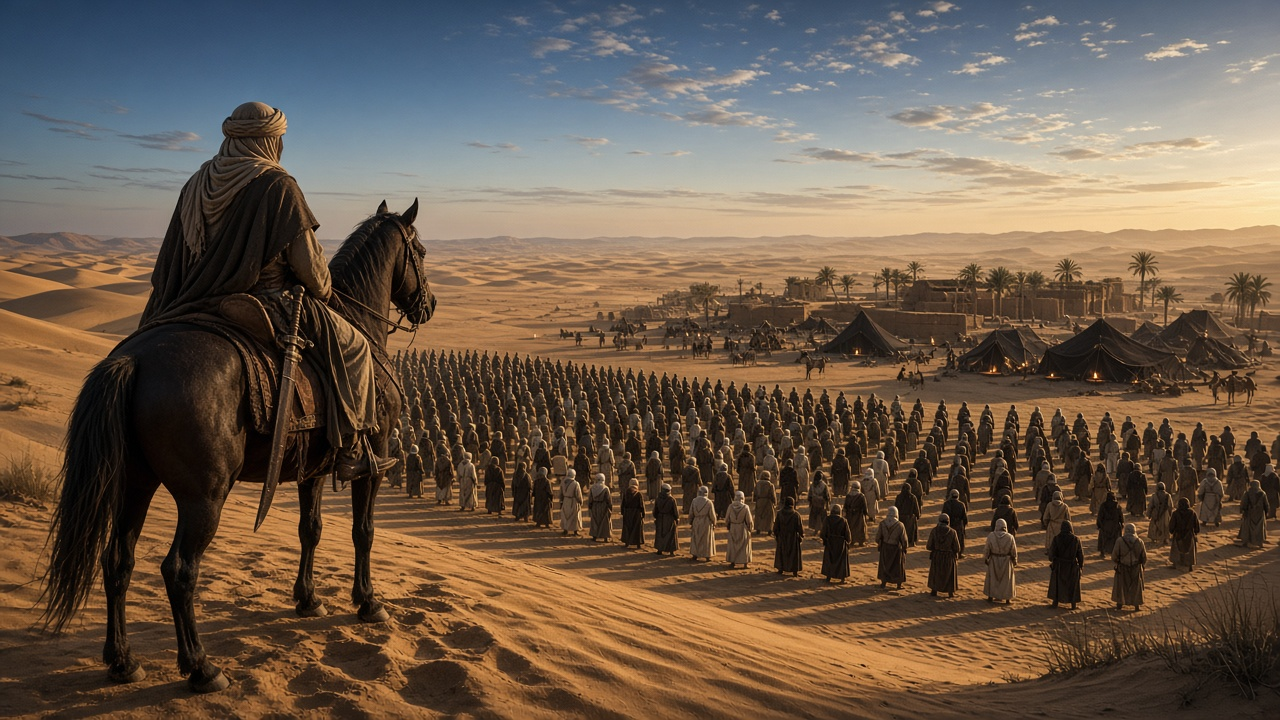
#> input picture ops/research/islam-khalid-2026-11-27/images/S01.jpg, 1280 x 720 px, given in place of TA_bg.jpg, which was not available
$ python mkthumbs_hk.py
#> lines starting #> are read from the running program, lines starting #| are printed output that depends on the picture
"""مصغّرتا الفيلم 1: النص يُضاف بالكود (لا نص مولَّد). 1280x720."""
from PIL import Image, ImageDraw, ImageFont, ImageFilter, ImageEnhance
B='/workspace/hikayat-factory/film1/images/'
FONT='/usr/share/fonts/truetype/sand-box/google/Cairo/Cairo-VariableFont_slnt,wght.ttf'
def font(sz):
    f=ImageFont.truetype(FONT,sz,layout_engine=ImageFont.Layout.RAQM)
    try: f.set_variation_by_name('Black')
    except Exception: pass
    return f
def make(bg,out,lines,side,accent):
#> called with bg = 'TA_bg.jpg', out = 'thumb-a.jpg', side = 'right', accent = (212, 160, 60)
    im=Image.open(B+bg).convert('RGB').resize((1280,720),Image.LANCZOS)
#> im is the input picture: PIL image 1280x720 RGB; mean R, G, B 108, 91.3, 76
    im=ImageEnhance.Contrast(im).enhance(1.15)
    # تعتيم جانب النص
    grad=Image.new('L',(1280,720),0); g=ImageDraw.Draw(grad)
#> after `grad = Image.new('L', (1280, 720), 0)`: grad: PIL image 1280x720 L; every value is 0
    for x in range(1280):
        t = (x-640)/640 if side=='right' else (640-x)/640
        g.line([(x,0),(x,720)],fill=int(max(0,min(1,t))*170))
    im=Image.composite(Image.new('RGB',(1280,720),(5,8,12)),im,grad)
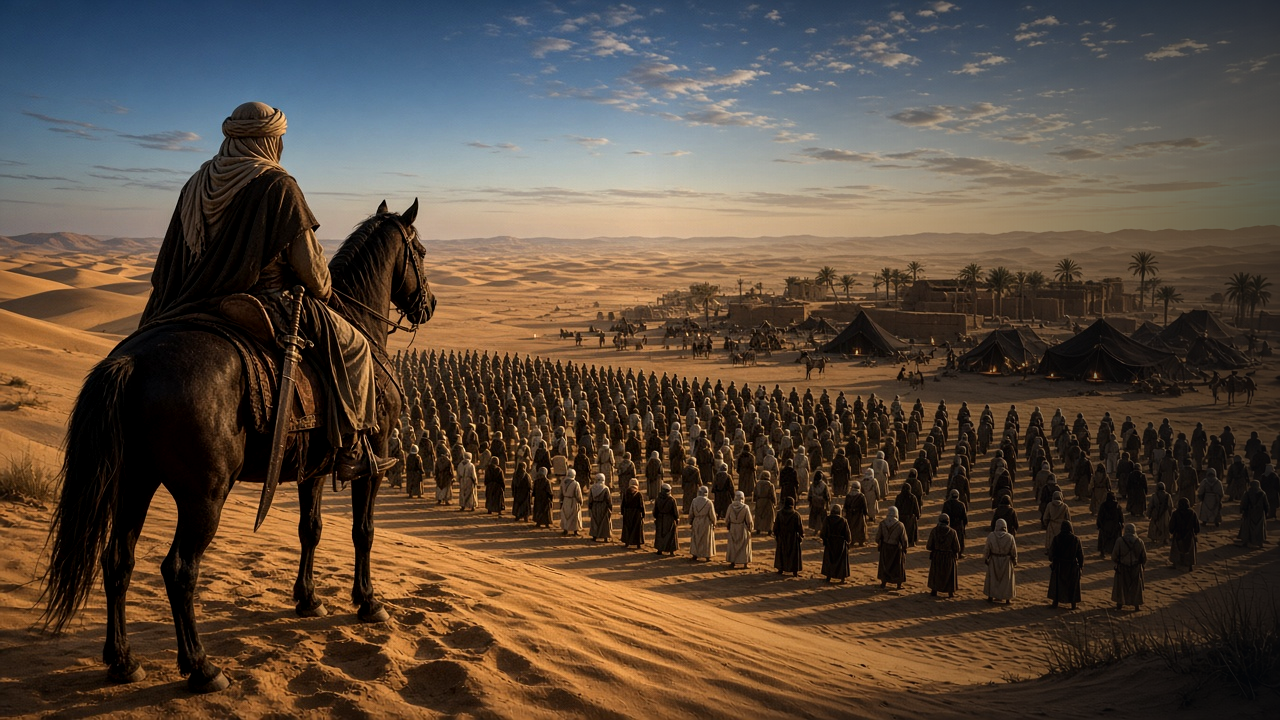
#> im: PIL image 1280x720 RGB; mean R, G, B 90, 75, 62
    d=ImageDraw.Draw(im)
    y=170
    for txt,sz,col in lines:
        f=font(sz)
        w=d.textlength(txt,font=f,direction='rtl',language='ar')
        x = 1280-70-w if side=='right' else 70
        for dx,dy in [(-4,4),(4,4),(0,6),(-3,-3),(3,-3)]:
            d.text((x+dx,y+dy),txt,font=f,fill=(0,0,0),direction='rtl',language='ar')
        d.text((x,y),txt,font=f,fill=col,direction='rtl',language='ar',stroke_width=2,stroke_fill=(0,0,0))
        y+=int(sz*1.25)
#> this loop made 2 passes
#> (w, x) on passes 1 to 2: (213.7, 996.3), (342.1, 867.9)
#> after the loop, y = 544
    # خط ذهبي رفيع تحت النص
    x0 = 1280-70-380 if side=='right' else 70
    d.rectangle([x0,y+40,x0+380,y+48],fill=accent)
    im.save(B+out,quality=92)
make('TA_bg.jpg','thumb-a.jpg',[('رب',150,(255,214,120)),('الغلام',150,(255,255,255))],'right',(212,160,60))
make('I41.jpg','thumb-b.jpg',[('لم',150,(255,255,255)),('يرجعوا',150,(255,140,40))],'left',(255,120,30))
#> call 2 of make, with bg = 'I41.jpg', out = 'thumb-b.jpg', side = 'left', accent = (255, 120, 30)
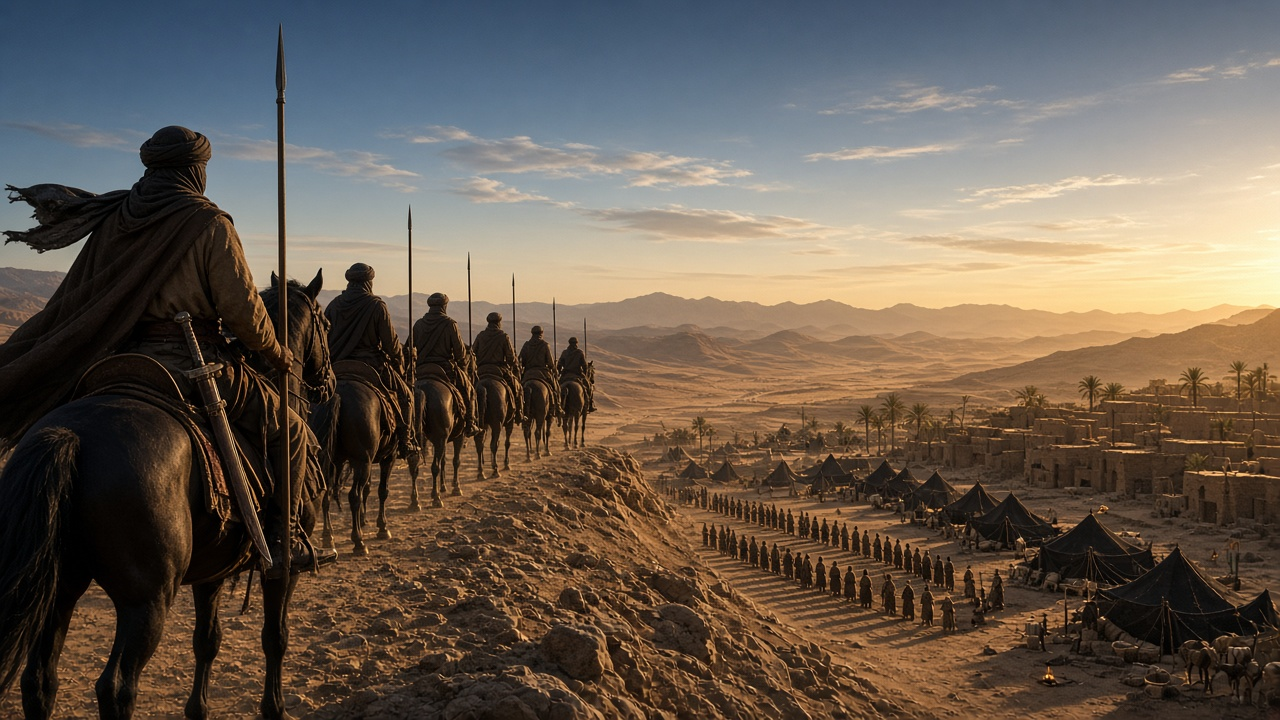
#> input picture ops/research/islam-khalid-2026-11-27/images/S02.jpg, 1280 x 720 px, given in place of I41.jpg, which was not available
#> in make, im is the input picture: PIL image 1280x720 RGB; mean R, G, B 104.8, 92.8, 81.2
#> in make (call 2), `im=Image.composite(Image.new('RGB',(1280,720),(5,8,12)),im,grad)`:
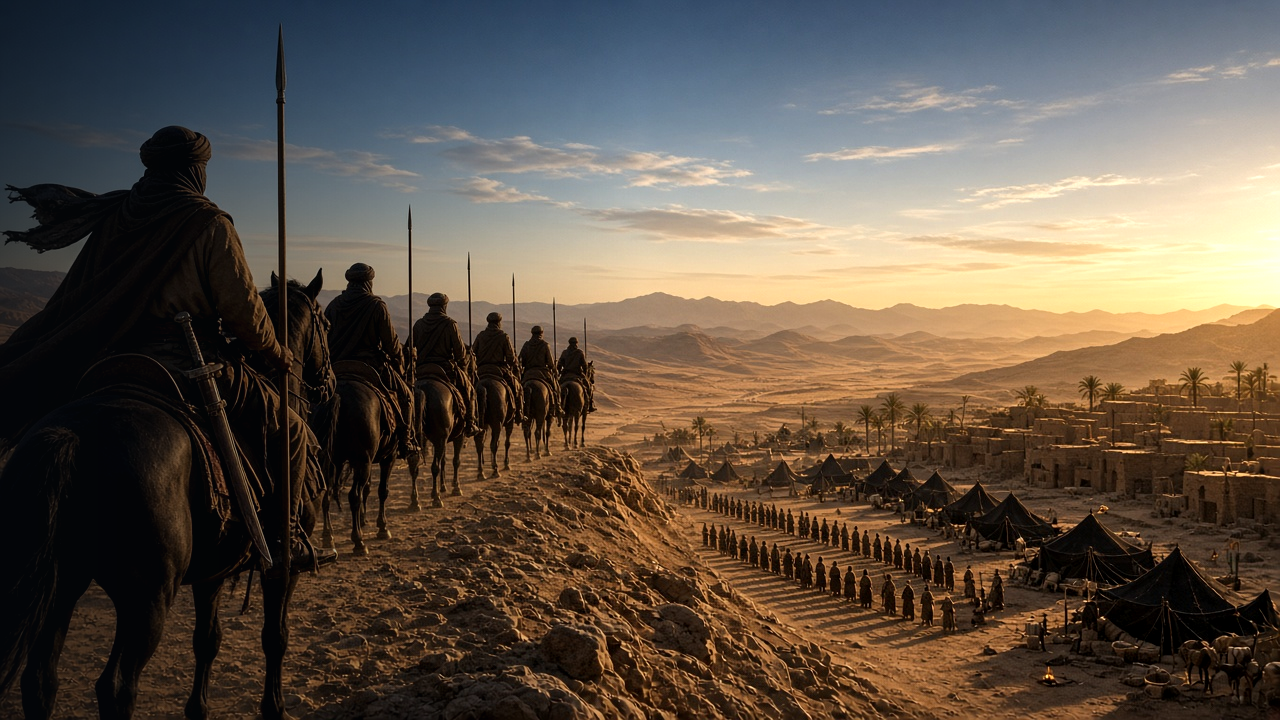
#> im: PIL image 1280x720 RGB; mean R, G, B 96.4, 84.5, 72.7
#> the loop in make (call 2), `for txt,sz,col in lines:` made 2 passes
#> (w, x) on passes 1 to 2: (145.5, 70), (408.8, 70)
#> in make (call 2), `im.save(B+out,quality=92)`:
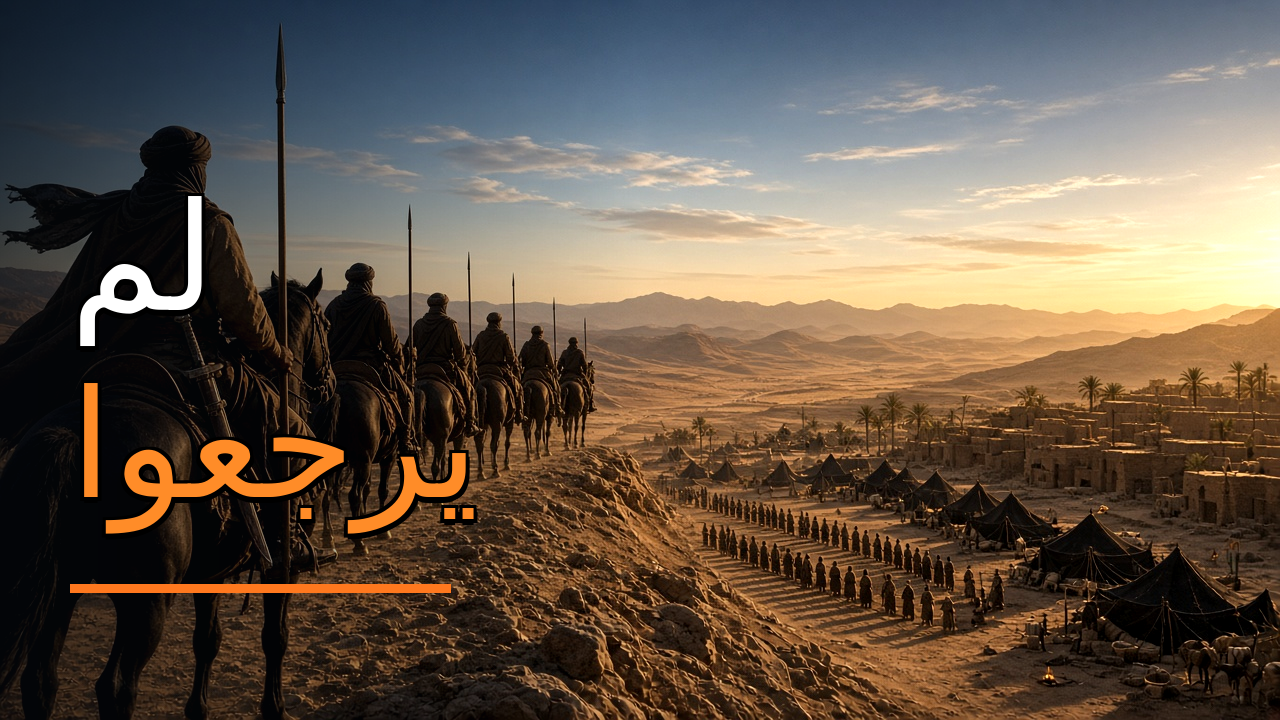
#> saved as thumb-b.jpg: PIL image 1280x720 RGB; mean R, G, B 100.7, 87.2, 74
print('ok')
